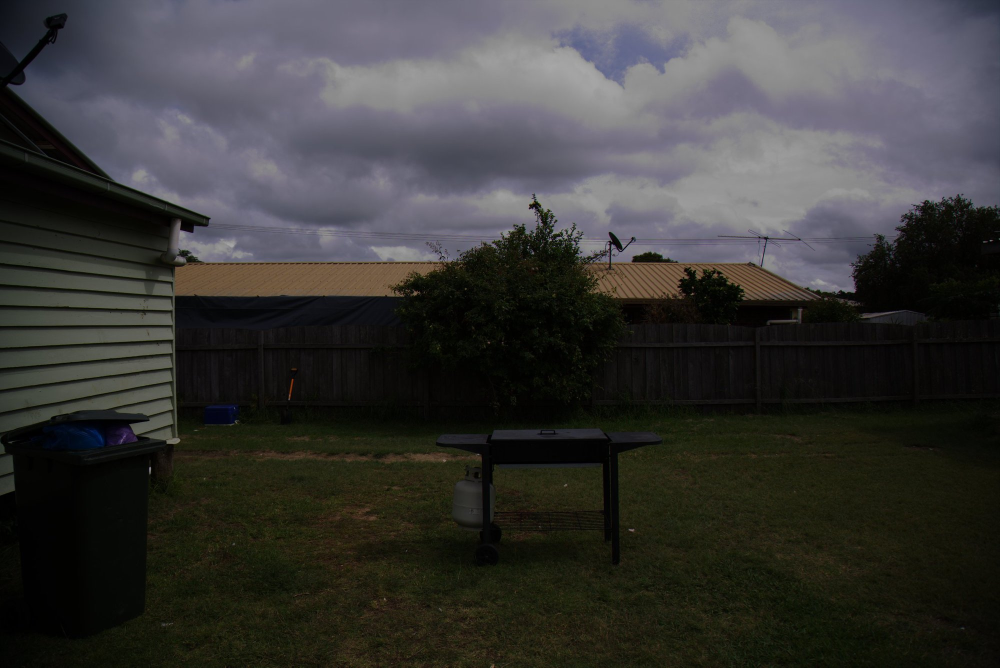
//> input picture Computer_Vision/lab2/task5_6/Garden.jpg, 2000 x 1335 px (shown at 1/2 size)
$ ./main   (built with g++ and OpenCV 4)
//> lines starting //> are read from the running program, lines starting //| are printed output that depends on the picture
#include "opencv2/core/types.hpp"
#include <iostream>
#include <opencv2/highgui.hpp>
#include <opencv2/imgcodecs.hpp>
#include <opencv2/imgproc.hpp>

void draw_hist(const cv::Mat &hist, cv::Mat &histImage, int histSize, int width,
               int height, cv::Scalar color) {
  int bin_width = cvRound((double)width / histSize);
  cv::normalize(hist, hist, 0, histImage.rows, cv::NORM_MINMAX, -1, cv::Mat());
  for (int i = 1; i < histSize; i++) {
    using namespace cv;
    rectangle(
        histImage,
        Point(bin_width * (i - 1), height - cvRound(hist.at<float>(i - 1))),
        Point(bin_width * (i), height), color, 1);
  }
}
// line(histImage,
//      Point(bin_width * (i - 1), height - cvRound(hist.at<float>(i - 1))),
//      Point(bin_width * (i), height - cvRound(hist.at<float>(i))), color,
//      3);
int main(int argc, char **argv) {
  cv::Mat img = cv::imread("Garden.jpg");
//> img is the input picture: 1335 rows x 2000 cols, CV_8UC3; mean B, G, R 54.5, 56.1, 56.7

  if (img.empty()) {
    std::cout << "Image not found" << std::endl;
    return 2;
  }
  cv::Mat originalGs;
  cv::Mat hist;
  cv::cvtColor(img, originalGs, cv::COLOR_RGB2GRAY);
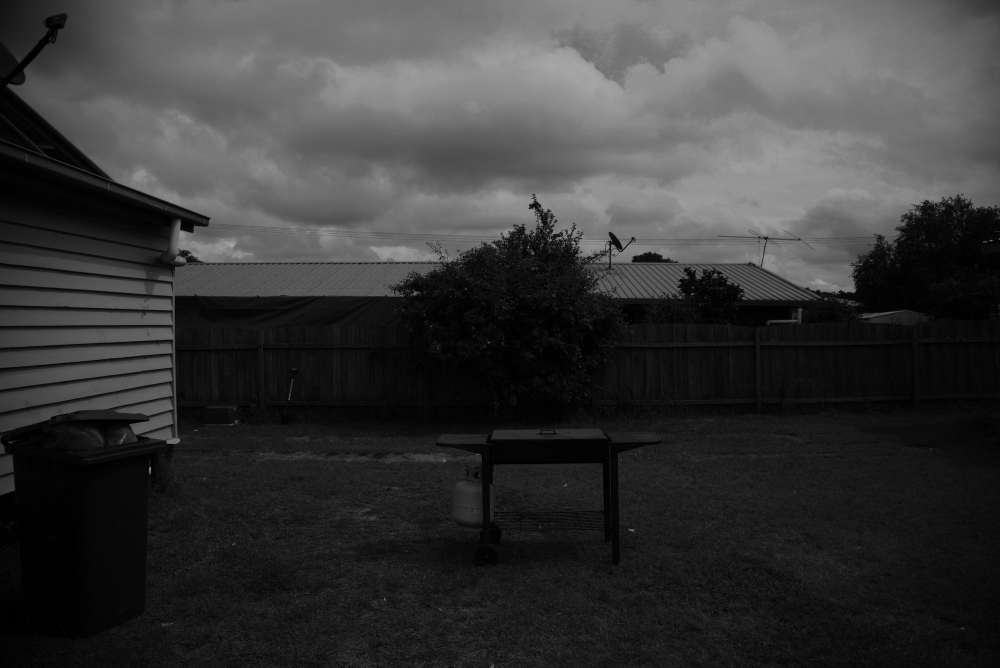
//> originalGs: 1335 rows x 2000 cols, CV_8UC1 (shown at 1/2 size); min 0, max 168, mean 55.7
  cv::imwrite("Garden_grayscale.png", originalGs);

  constexpr float range[2] = {0, 256};
  const float *histRange[2] = {range};
  constexpr int bins = 256;
  constexpr bool uniform = true, accumulate = false;
  calcHist(&originalGs, 1, 0, cv::Mat(), hist, 1, &bins, histRange, uniform,
           accumulate);
//> hist = 256 values, max 53749 at index 3, min 0 at index 169, mean 10429.7
  int hist_w = 1200, hist_h = 800;
  cv::Mat histImage(hist_h, hist_w, CV_8UC3, cv::Scalar(255, 255, 255));

  draw_hist(hist, histImage, bins, hist_w, hist_h, cv::Scalar(100, 0, 0));
//> in draw_hist, `cv::normalize(hist, hist, 0, histImage.rows, cv::NORM_MINMAX, -1, cv::..`: hist = 256 values, max 800 at index 3, min 0 at index 169, mean 155.2
//> after the loop in draw_hist, `for (int i = 1; i < histSize; i++)`:
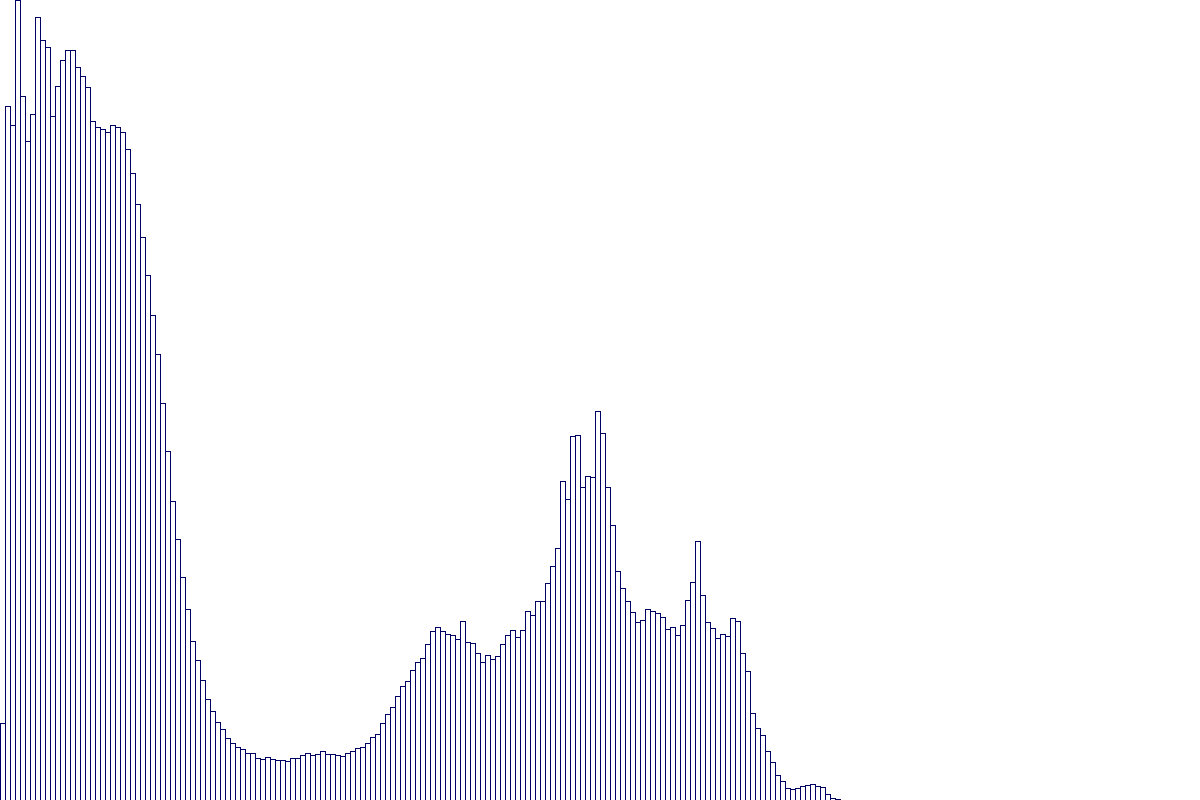
//> histImage: 800 rows x 1200 cols, CV_8UC3; mean B, G, R 248.2, 243.8, 243.8
  cv::imshow("hist before equalization", histImage);

  cv::Mat equalizedGs;
  cv::equalizeHist(originalGs, equalizedGs);
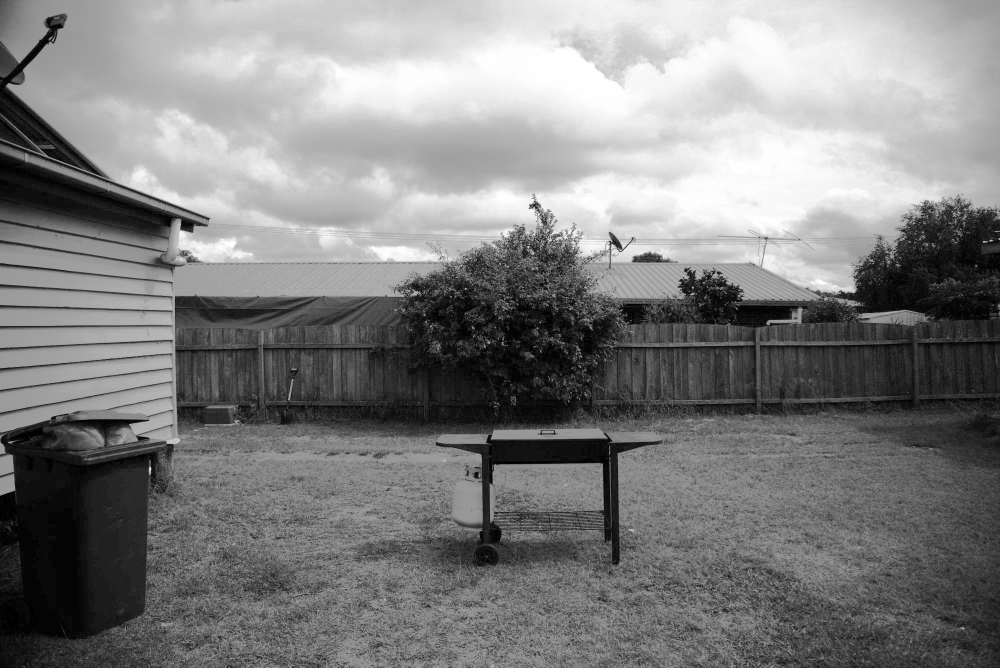
//> equalizedGs: 1335 rows x 2000 cols, CV_8UC1 (shown at 1/2 size); min 0, max 255, mean 128.7
  histImage = cv::Mat(hist_h, hist_w, CV_8UC3, cv::Scalar(255, 255, 255));
  calcHist(&equalizedGs, 1, 0, cv::Mat(), hist, 1, &bins, histRange, uniform,
           accumulate);
//> hist = 256 values, max 53749 at index 14, min 0 at index 1, mean 10429.7
  draw_hist(hist, histImage, bins, hist_w, hist_h, cv::Scalar(0, 0, 200));
//> call 2 of draw_hist, with histSize = 256, width = 1200, height = 800, color = Scalar(0, 0, 200)
//> in draw_hist (call 2), `cv::normalize(hist, hist, 0, histImage.rows, cv::NORM_MINMAX, -1, cv::..`: hist = 256 values, max 800 at index 14, min 0 at index 1, mean 155.2
//> after the loop in draw_hist (call 2), `for (int i = 1; i < histSize; i++)`:
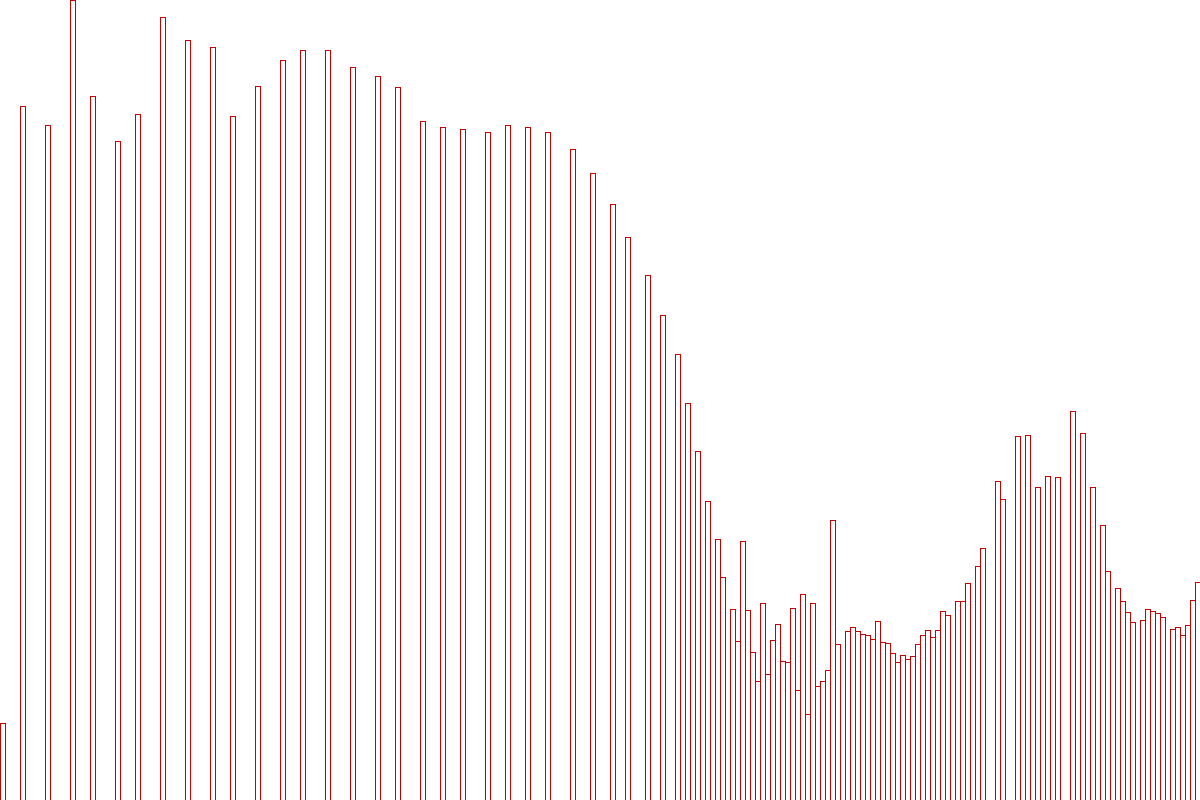
//> histImage: 800 rows x 1200 cols, CV_8UC3; mean B, G, R 237.6, 237.6, 251.3
  cv::imshow("hist after equalization", histImage);
  cv::imshow("original image", originalGs);

  cv::imshow("equalized image", equalizedGs);
  cv::imwrite("equalized.png", equalizedGs);
  cv::waitKey(0);
  return 0;
}
